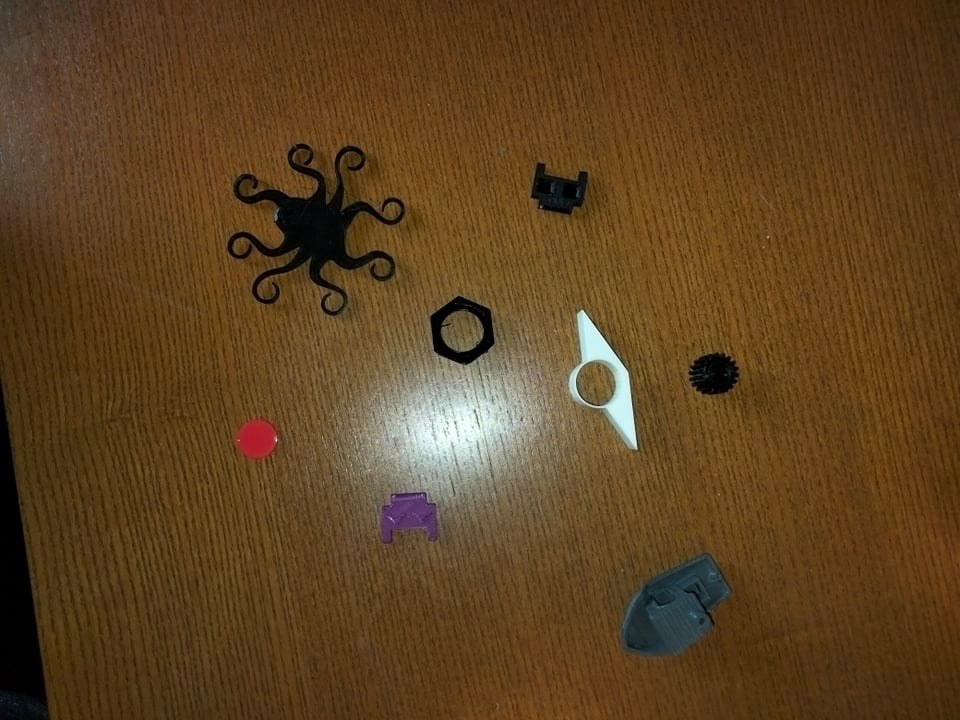
%> input picture MATLAB/Melfa system wizyjny/test1.jpg, 960 x 720 px
$ octave analiza_obrazu.m   (GNU Octave 9; MATLAB toolbox functions it lacks are replaced by stand-ins)
%> lines starting %> are read from the running program, lines starting %| are printed output that depends on the picture; in (x1, y1, x2, y2) boxes, pixels count from 0 and x2, y2 are one past the last pixel; in counts of white or black regions, pixels touching at a corner belong together; the program's own positions count from 1
clc
clear all
close all

%imfinfo('test1.jpg')       % Info o obrazie

I = imread('test1.jpg');    % Wczytanie obrazu
%> I is the input picture: size 720x960x3 uint8; mean R, G, B 94.6, 66.7, 33.4

imshow(I);                  % Wyswietlenie

[I_ind, I_map] = rgb2ind(I,64);     % RGB -> indeksowany na 64 kolorach
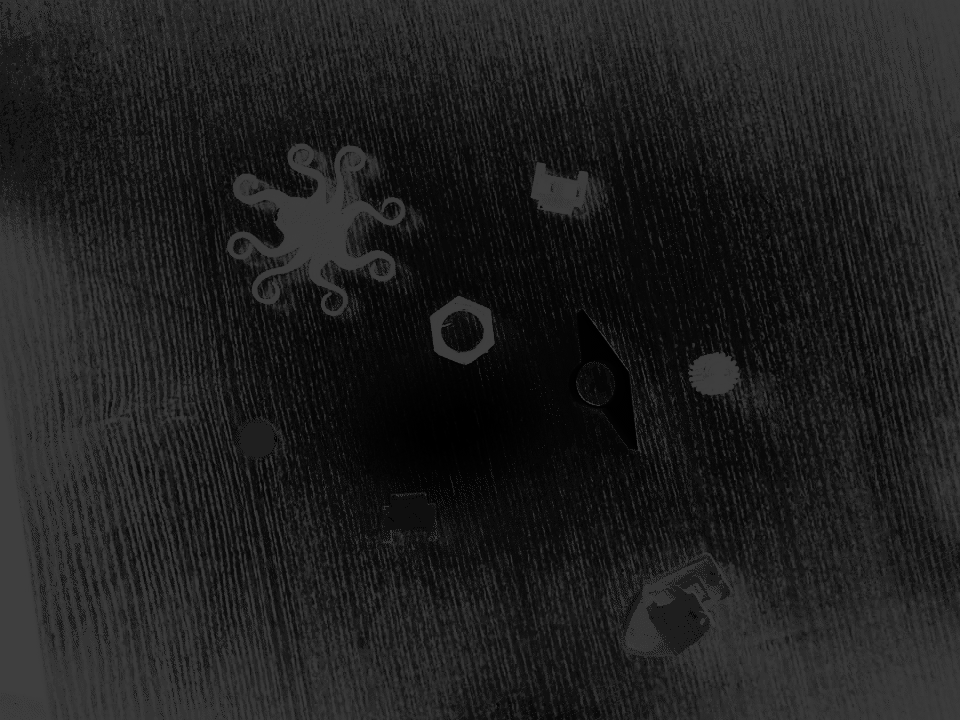
%> I_ind: size 720x960 uint8; min 0, max 63, mean 31.1
%> I_map = 64 rows, first 12: [0.847 0.941 0.933; 0.761 0.824 0.8; 0.682 0.714 0.675; 0.616 0.624 0.565; 0.561 0.541 0.467; 0.494 0.376 0.204; 0.498 0.424 0.298; 0.514 0.471 0.38; 0.475 0.337 0.153; 0.451 0.31 0.133; 0.443 0.337 0.196; 0.435 0.294 0.11]
I_gray = ind2gray(I_ind, I_map);    % Indeksowany -> skala szarosci
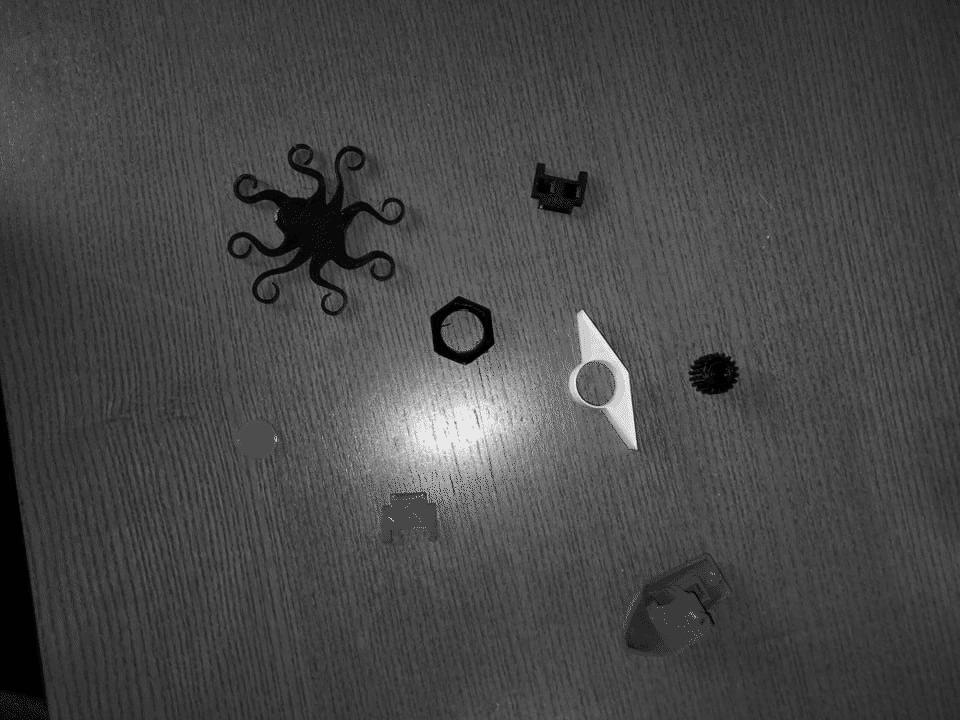
%> I_gray: size 720x960 uint8; min 1, max 233, mean 71.2

[hist_n, hist_val] = imhist(I_gray); % Histogram (granice binaryzacji)
%> hist_n = 256 values, max 51378 at index 81, min 0 at index 1, mean 2700; hist_val = 256 values from 0 to 255
%figure
%imhist(I_gray);

user = input('1 - bialy\n2 - osmiornica\n3 - nakretka\n4 - czarny segment gasienicy\n5 - zebatka\n6 - lodka\n7 - fioletowy segment gasienicy\n8 - czerwony\nWybierz przedmiot: ');
%> the answer given: 1
switch user
    case 1 % bialy
        N = 2;
        I_bw = (I_gray > 140);
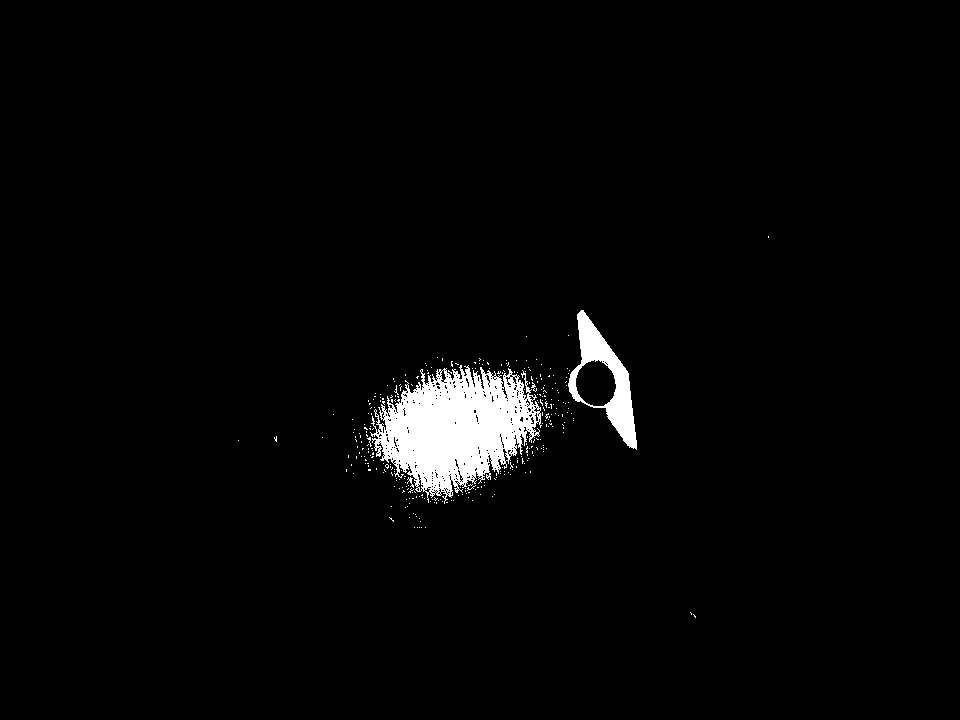
%> I_bw: size 720x960 logical; 2.5% white; 310 white regions (306 under 20 px), largest, box (x1, y1, x2, y2) and area: (370, 365, 542, 504) 13566, (568, 310, 637, 450) 3088, (407, 477, 414, 488) 29, (531, 382, 537, 392) 22
        I_bw = bwareaopen(I_bw, 2000);
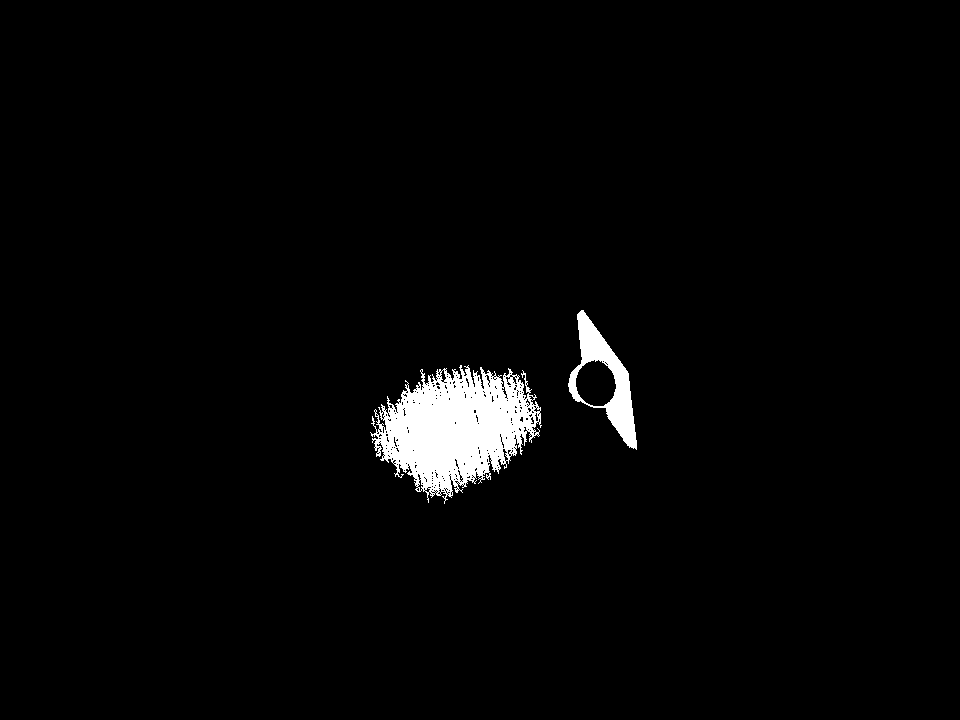
%> I_bw: size 720x960 logical; 2.4% white; 2 white regions, box (x1, y1, x2, y2) and area: (370, 365, 542, 504) 13566, (568, 310, 637, 450) 3088
    case 2 % osmiornica
        N = 2;
        I_bw = (I_gray > 0)&(I_gray < 41);
        I_bw = bwareaopen(I_bw, 1000);
    case 3 % nakretka
        N = 3;
        I_bw = (I_gray > 0)&(I_gray < 41);
        I_bw = bwareaopen(I_bw, 1000);
    case 4 % czarny segment gasienicy
        N = 4;
        I_bw = (I_gray > 0)&(I_gray < 41);
        I_bw = bwareaopen(I_bw, 1000);
    case 5 % zebatka
        N = 5;
        I_bw = (I_gray > 0)&(I_gray < 41);
        I_bw = bwareaopen(I_bw, 1000);
    case 6 % lodka
        N = 1;
        I_bw = ((I_gray > 39)&(I_gray < 45))|I_gray == 61;
        I_bw = bwareaopen(I_bw, 2000);
    case 7 % fioletowy segment gasienicy
        N = 1;
        I_bw = I_gray==69;
        I_bw = bwareaopen(I_bw, 1000);
    case 8 % czerwony
        N = 1;
        I_bw = I_gray==76;
        I_bw = bwareaopen(I_bw, 1000);
end

%I_bw = (I_gray > 75)&(I_gray < 76); %Binaryzuje91 (do 45)
%I_bw = bwareaopen(I_bw, 1000); %Usuwam wszystkie elementy, ktore maja wiecej niz 5000 pikseli (wartosc arbitrarna)
%figure %sprawdzam jak wyszlo
%imshow(I_bw)
%%
[objcts,objcts_n] = bwlabel(I_bw, 8);   % labeluje obiekty (8 sasiadow)
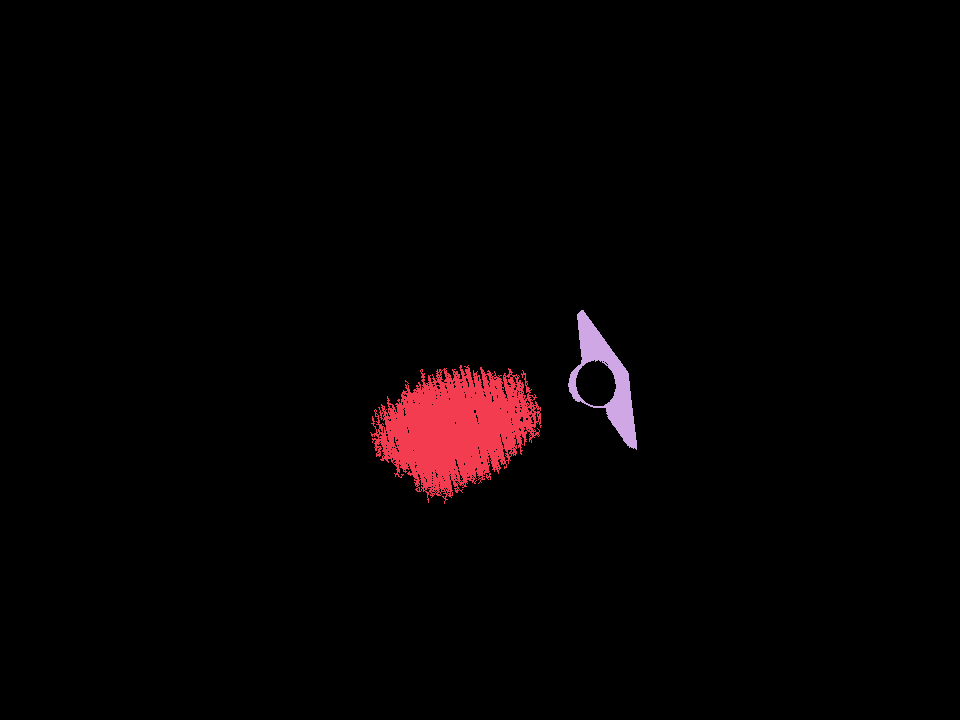
%> objcts: size 720x960 double; 3 distinct labels, from 0 to 2; one colour per label, 0 black
%> objcts_n = 2
imtool(objcts)                          % Wyswietlenie z labelami
%%
%disp(objcts_n) %Wyswietlam ilosc znalezionych obiektow
%object = input('Wybierz obiekt: '); %Uzytkownik wybiera sobie obiekt
object = N;                         % Wartosc z switch/case'a
feats = regionprops(objcts,'all');  % Cechy obiektu
%> feats = 2 regions; box (x1, y1, x2, y2), Area, Centroid, MajorAxisLength, MinorAxisLength and Eccentricity: (370, 365, 542, 504) 13566 [456.4 429] 162.7 113 0.72, (568, 310, 637, 450) 3088 [606.9 379.9] 150 51.52 0.939
Centr = feats(object).Centroid;
%> Centr = [606.9 379.9]
Orient = feats(object).Orientation;
%> Orient = -67.46
Area = feats(object).Area
%> Area = 3088
Box = feats(object).BoundingBox;
%> Box = [568.5 310.5 69 140]

figure                              % Obiekt + środek + orientacja
imshow(ismember(objcts,object));
hold on
%plot([Box(1) Box(1) Box(1)+Box(3) Box(1)+Box(3) Box(1)],[Box(2) Box(2)+Box(4) Box(2)+Box(4) Box(2) Box(2)], 'g-', 'LineWidth', 0.5);
plot([Centr(1) Centr(1)+200*cosd(Orient)], [Centr(2) Centr(2)-200*sind(Orient)], 'r*', 'LineWidth', 10);
plot([Centr(1) Centr(1)+200*cosd(Orient)], [Centr(2) Centr(2)-200*sind(Orient)], 'b-', 'LineWidth', 5);
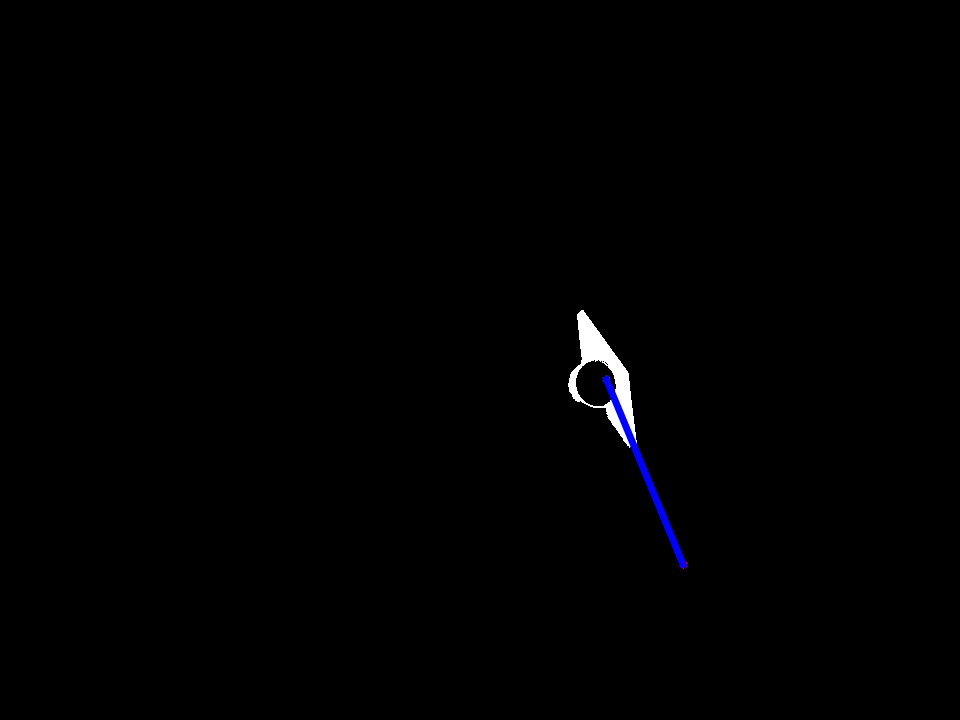
%> figure redrawn from the program's plot data
